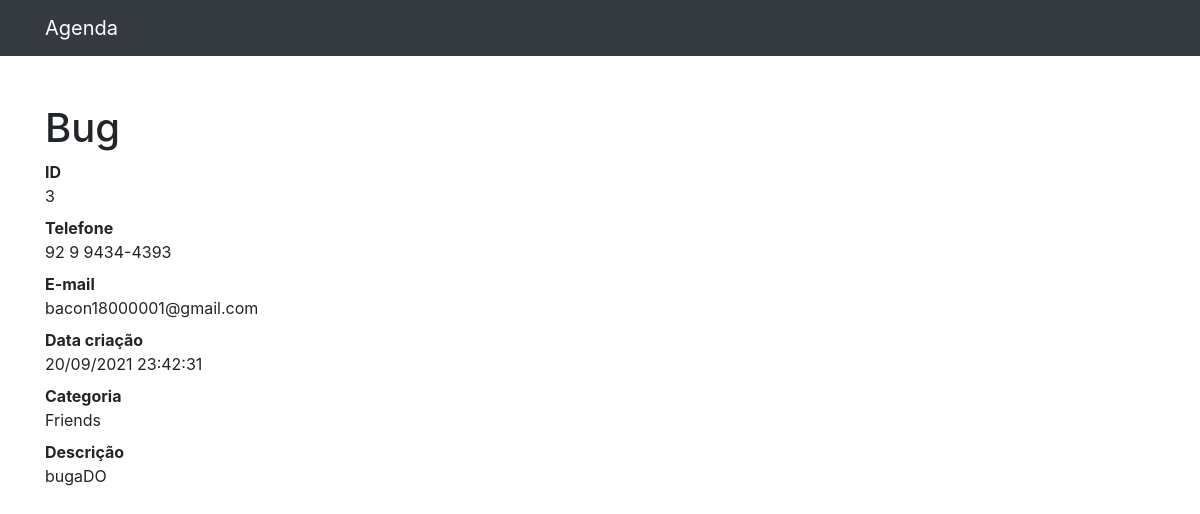
Page /3 on the committed database.
### contatos/models.py (models this page shows, shortened)
class Contact(models.Model):
    name = models.CharField(max_length=255)
    surname = models.CharField(max_length=255, blank=True)
    phone = models.CharField(max_length=255)
    email = models.CharField(max_length=255, blank=True)
    create_date = models.DateTimeField(default=timezone.now())
    description = models.TextField(blank=True)
    category = models.ForeignKey(Category, on_delete=models.DO_NOTHING)
    show = models.BooleanField(default=True)

class Category(models.Model):
    name = models.CharField(max_length=255)
    def __str__(self):
        return self.name

### contatos/views.py (the view)
# urls.py: path('<int:contact_id>', views.search_contact, name="search_contact"),
def search_contact(request, contact_id):
    contact = get_object_or_404(Contact, id=contact_id)
    return render(request, 'contatos/search_contact.html', {
        'contact': contact
    })

### contatos/templates/contatos/search_contact.html (shortened to what this page needs)
{% load static %}
<!DOCTYPE html>
<html lang="pt">
<head>
  <link href="{% static 'vendor/bootstrap/css/bootstrap.min.css' %}" rel="stylesheet">
</head>
<body>
  <nav class="navbar navbar-expand-lg navbar-dark bg-dark static-top">
    <div class="container">
      <a class="navbar-brand" href="/">Agenda</a>
    </div>
  </nav>
  <div class="container">
    <div class="row">
      <div class="col-lg-12">
        <h1 class="mt-5">{{ contact.name }}</h1>
        <dl>
          <dt>ID</dt>
          <dd>{{ contact.id }}</dd>
          <dt>Telefone</dt>
          <dd>{{ contact.phone }}</dd>
          <dt>E-mail</dt>
          <dd>{{ contact.email }}</dd>
          <dt>Data criação</dt>
          <dd>{{ contact.create_date|date:'d/m/Y H:i:s' }}</dd>
          <dt>Categoria</dt>
          <dd>{{ contact.category }}</dd>
          <dt>Descrição</dt>
          <dd>
            {{ contact.description }}
          </dd>
        </dl>
      </div>
    </div>
  </div>
</body>
</html>

### rows in the picture
Contact: name "Bug", id "3", phone "92 9 9434-4393", email "bacon18000001@gmail.com", create_date "20/09/2021 23:42:31", category "Friends", description "bugaDO"
